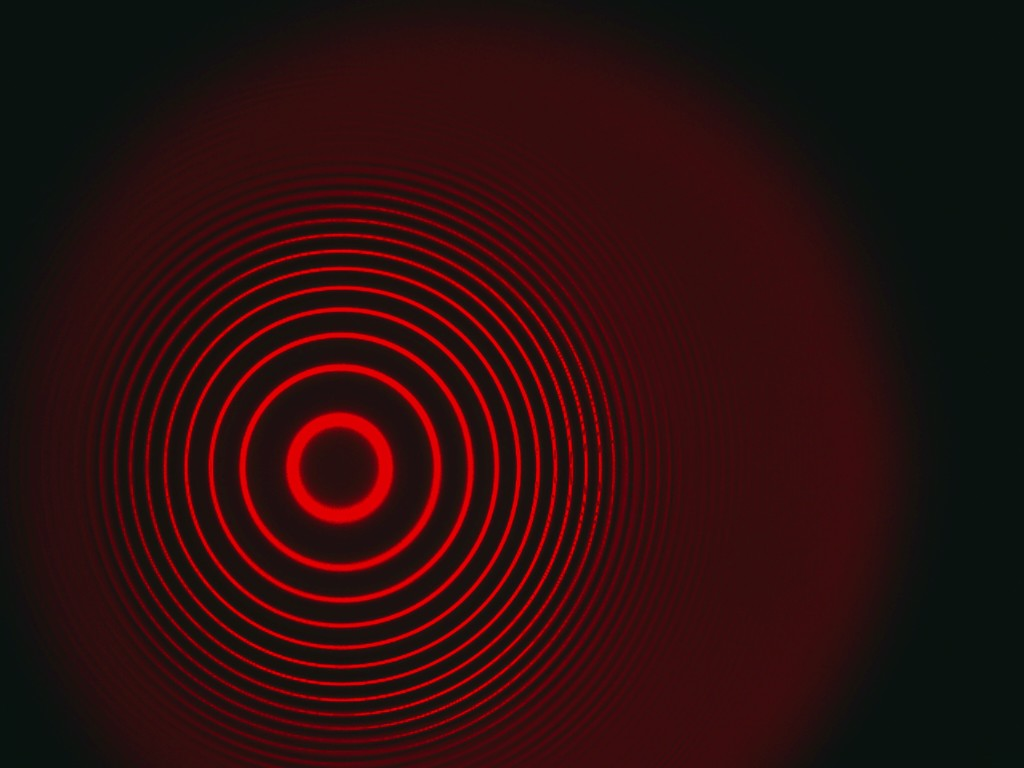
#> input picture 2/0,5.jpg, 1024 x 768 px
$ python final.py
#> lines starting #> are read from the running program, lines starting #| are printed output that depends on the picture; after the words box and inside, x2 and y2 are one past the last pixel; in counts of white or black regions, pixels touching at a corner belong together
#> in __init__, raw_img is the input picture: shape (768, 1024, 3); mean B, G, R 13.7, 14, 45
#> in __init__, `gray = raw_img[:,:,2]`:
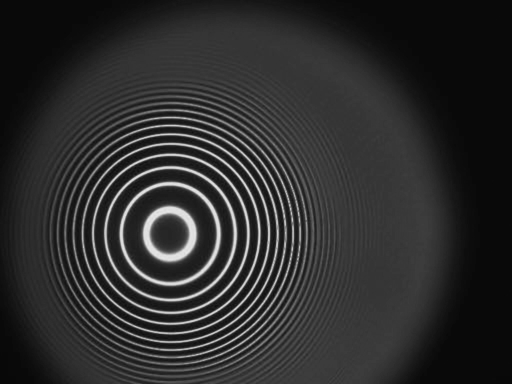
#> gray: shape (768, 1024) (shown at 1/2 size); min 7, max 234, mean 45
import cv2
import numpy as np
import matplotlib.pyplot as plt
from matplotlib.widgets import Button, RadioButtons, Slider
from scipy.signal import find_peaks, savgol_filter
from scipy.optimize import curve_fit
import os
from datetime import datetime

# =========================================================================
# 1. ФИЗИЧЕСКИЕ КОНСТАНТЫ
# =========================================================================
d = 4.0e-3        # Толщина эталона (м)
n_ref = 1.4567    # Показатель преломления
h = 6.62607e-34   # Постоянная Планка
c = 2.99792e8     # Скорость света
mu_B_theor = 9.274e-24

# Калибровка (А -> мТл)
CALIB_I =  [0.0, 0.5, 0.8, 1.0, 1.5, 2.0, 2.5, 3.0, 3.5, 4.0, 5.0]
CALIB_B_mT = [0.0, 40,  80,  100, 150, 200, 250, 301, 340, 392, 473]

script_dir = os.path.dirname(os.path.abspath(__file__))

def current_to_B(I):
    """Интерполяция тока в магнитное поле (Тл)"""
    return np.interp(I, CALIB_I, CALIB_B_mT) / 1000.0


# 2. АЛГОРИТМЫ ОБРАБОТКИ


def auto_contrast(img_gray):
    """CLAHE: Адаптивное выравнивание гистограммы"""
    clahe = cv2.createCLAHE(clipLimit=3.0, tileGridSize=(8,8))
    return clahe.apply(img_gray)

def find_center_smart(img_gray):
    """Поиск центра колец"""
    try:
        enhanced = auto_contrast(img_gray)
        blurred = cv2.GaussianBlur(enhanced, (11, 11), 0)
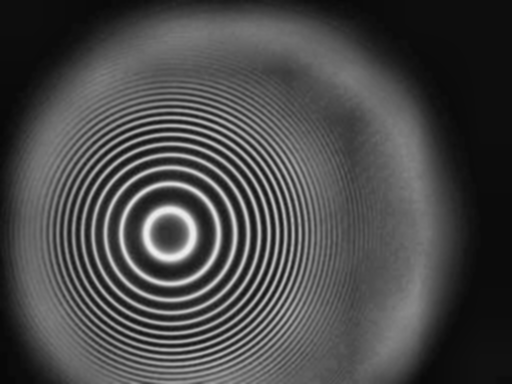
#> blurred: shape (768, 1024) (shown at 1/2 size); min 8, max 240, mean 72.9
        thresh = cv2.adaptiveThreshold(blurred, 255, cv2.ADAPTIVE_THRESH_GAUSSIAN_C,
                                       cv2.THRESH_BINARY, 51, 2)
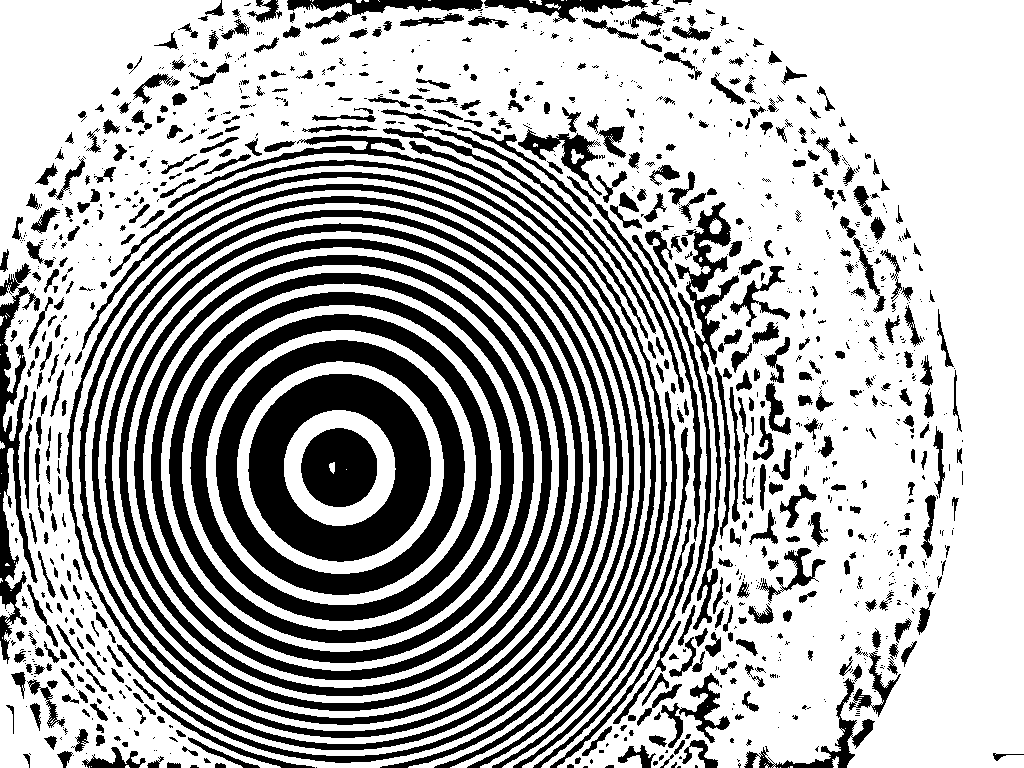
#> thresh: shape (768, 1024); 67.9% white; 1153 black regions (632 under 20 px)
        contours, _ = cv2.findContours(thresh, cv2.RETR_TREE, cv2.CHAIN_APPROX_SIMPLE)
#> contours = 2359 contours, 1750 with area under 20; largest, box (x1, y1, x2, y2) and area: (0, 0, 1024, 768) 743176, (65, 183, 624, 751) 247716, (72, 190, 617, 744) 236108, (78, 195, 611, 739) 226400, (85, 203, 604, 731) 214376

        cx_list, cy_list = [], []
        h, w = img_gray.shape

        for cnt in contours:
            if len(cnt) < 50: continue
            (x, y), r = cv2.minEnclosingCircle(cnt)
            if 40 < r < w/1.8:
                if abs(x - w/2) < w/4 and abs(y - h/2) < h/4:
                    cx_list.append(x); cy_list.append(y)
#> this loop made 2359 passes
#> cnt on passes 1 to 3: [[788, 767]], [[780, 767]], [[777, 767]]
#> after the loop, cx_list = 32 values, max 732.5 at index 0, min 338.8 at index 27, mean 417; cy_list = 32 values, max 467.5 at index 26, min 230 at index 30, mean 440

        if cx_list:
            return int(np.median(cx_list)), int(np.median(cy_list))
    except:
        pass
    return img_gray.shape[1]//2, img_gray.shape[0]//2

def get_profile(img, center):
    """Получение радиального профиля"""
    cX, cY = center
    Y, X = np.ogrid[:img.shape[0], :img.shape[1]]
    r_map = np.sqrt((X - cX)**2 + (Y - cY)**2)
    r_int = r_map.astype(int)
    max_r = int(np.max(r_int))

    tbin = np.bincount(r_int.ravel(), img.ravel(), minlength=max_r+1)
    nr = np.bincount(r_int.ravel(), minlength=max_r+1)

    profile = np.zeros_like(tbin, dtype=float)
    mask = nr > 0
    profile[mask] = tbin[mask] / nr[mask]
    return profile

def refine_peak(profile, idx):
    """Субпиксельное уточнение (парабола)"""
    if idx <= 0 or idx >= len(profile) - 1: return idx
    y1, y2, y3 = float(profile[idx-1]), float(profile[idx]), float(profile[idx+1])
    denom = y1 - 2*y2 + y3
    if denom == 0: return idx
    return idx + (y1 - y3) / (2*denom)


# ================================
# 3. GUI ПРИЛОЖЕНИЕ
# =================================
class LabApp:
    def __init__(self, file_list):
        self.data = []
        self.idx = 0
        self.mode = 'triplet'

        # --- Параметры ---
        self.prominence = 3.0
        self.smooth_window = 5
        self.min_width_px = 2.0
        self.max_width_px = 30.0

        # НОВЫЕ ПАРАМЕТРЫ (Ограничение радиуса)
        self.r_min_cutoff = 0
        self.r_max_cutoff = 500 # Дефолтное значение,

        print("--- ЗАГРУЗКА ФАЙЛОВ ---")
        for name, I_val in file_list:
            path = os.path.join(script_dir, name)
            if not os.path.exists(path):
                print(f"Файл не найден: {name}")
                continue
            raw_img = cv2.imread(path)
            if raw_img is None: continue
            gray = raw_img[:,:,2]
            processed_img = auto_contrast(gray)
            center = find_center_smart(gray)
#> center = (342, 466)

            # Обновим дефолтный макс радиус по размеру картинки
            diag = int(np.sqrt((gray.shape[0]/2)**2 + (gray.shape[1]/2)**2))
            if diag > self.r_max_cutoff: self.r_max_cutoff = diag

            self.data.append({
                'name': name, 'I': I_val, 'B': current_to_B(I_val),
                'img_raw': gray, 'img_proc': processed_img,
                'center': center, 'res': None
            })
            print(f"✅ OK: {name}")

        if not self.data: return

        # === GUI ===
        self.fig = plt.figure(figsize=(16, 10), facecolor='#f8f9fa')
        self.fig.canvas.manager.set_window_title('Лабораторная: Зееман + Фильтр радиуса')

        gs = self.fig.add_gridspec(3, 2, height_ratios=[1, 0.8, 0.45], hspace=0.4, wspace=0.2)

        self.ax_img = self.fig.add_subplot(gs[0, 0])
        self.ax_prof = self.fig.add_subplot(gs[0, 1])
        self.ax_table = self.fig.add_subplot(gs[1, 0])
        self.ax_final = self.fig.add_subplot(gs[1, 1])

        # Панель управления
        gs_ctrl = gs[2, :].subgridspec(1, 4, width_ratios=[0.5, 1.2, 0.8, 0.8], wspace=0.2)

        # 1. кнопки
        ax_radio = self.fig.add_subplot(gs_ctrl[0])
        ax_radio.set_facecolor('#f8f9fa')
        self.radio = RadioButtons(ax_radio, ('Триплет', 'Дублет'))
        self.radio.on_clicked(self.change_mode)
        for s in ax_radio.spines.values(): s.set_visible(False)
#> this loop made 4 passes

        # 2. Слайдеры
        ax_sliders_container = self.fig.add_subplot(gs_ctrl[1])
        ax_sliders_container.axis('off')


        sh = 0.10 # Высота
        gap = 0.04 # Отступ

        # Функция создания слайдера
        def make_slider(pos_idx, label, vmin, vmax, vinit):
            ax = ax_sliders_container.inset_axes([0, pos_idx*(sh+gap), 1, sh])
            return Slider(ax, label, vmin, vmax, valinit=vinit)

        self.sl_prom = make_slider(5, 'Порог (ампл)', 0.5, 50.0, 3.0)
        self.sl_smooth = make_slider(4, 'Сглаживание', 1, 21, 5)
        self.sl_min_w = make_slider(3, 'Мин. ширина дуп.', 1.0, 20.0, self.min_width_px)
        self.sl_max_w = make_slider(2, 'Макс. ширина дуп.', 5.0, 150.0, self.max_width_px)

        # Новые слайдеры радиуса
        self.sl_rmin = make_slider(1, 'R мин (px)', 0, 300, 0)
        self.sl_rmax = make_slider(0, 'R макс (px)', 100, self.r_max_cutoff, self.r_max_cutoff)

        for sl in [self.sl_prom, self.sl_smooth, self.sl_min_w, self.sl_max_w, self.sl_rmin, self.sl_rmax]:
            sl.on_changed(self.update_params)
#> this loop made 6 passes

        # 3. Сохранение
        ax_save = self.fig.add_subplot(gs_ctrl[2])
        ax_save.axis('off')
        btn_sv = ax_save.inset_axes([0.1, 0.4, 0.8, 0.3])
        self.btn_save = Button(btn_sv, 'Сохранить отчет', color='#d4edda')
        self.btn_save.on_clicked(self.save_report)

        # 4. Навигация
        gs_nav = gs_ctrl[3].subgridspec(2, 1, hspace=0.1)
        self.btn_prev = Button(self.fig.add_subplot(gs_nav[0]), '< Назад')
        self.btn_next = Button(self.fig.add_subplot(gs_nav[1]), 'Вперед >')
        self.btn_prev.on_clicked(self.prev_img)
        self.btn_next.on_clicked(self.next_img)

        self.fig.canvas.mpl_connect('button_press_event', self.on_click)

        self.recalc_all()
        self.update_view()
        plt.show()

    def recalc_all(self):
        for i in range(len(self.data)): self.process_frame(i)
#> this loop made 6 passes
#> pass 1, in get_profile, `r_map = np.sqrt((X - cX)**2 + (Y - cY)**2)`:
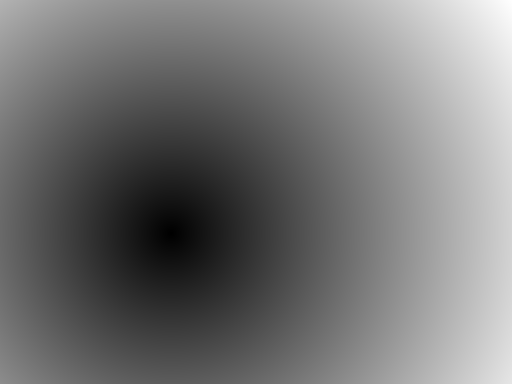
#> r_map: shape (768, 1024) float64 (shown at 1/2 size); min 0, max 825.2, mean 377.9; drawn with min black and max white

    def process_frame(self, i):
        d = self.data[i]
        raw_prof = get_profile(d['img_proc'], d['center'])

        # Сглаживание
        win_len = int(self.smooth_window)
        if win_len < 3: win_len = 3
        if win_len % 2 == 0: win_len += 1
        prof = savgol_filter(raw_prof, win_len, 2)

        # 1. Поиск пиков
        peaks_int, _ = find_peaks(prof, prominence=self.prominence, distance=2)

        # Фильтрация по радиусу ===
        # Оставляем только те пики, что внутри [r_min, r_max]
        if len(peaks_int) > 0:
            mask = (peaks_int >= self.r_min_cutoff) & (peaks_int <= self.r_max_cutoff)
            peaks_int = peaks_int[mask]

        # 2. Группировка
        valid_groups = []
        used_indices = set()
        comps = 3 if self.mode == 'triplet' else 2

        peaks_sorted = np.sort(peaks_int)

        for p_idx in range(len(peaks_sorted) - (comps - 1)):
            if p_idx in used_indices: continue

            candidate_group = [peaks_sorted[p_idx]]
            is_good_group = True
            current_idx = p_idx

            for k in range(comps - 1):
                next_peak_idx = current_idx + 1
                if next_peak_idx >= len(peaks_sorted):
                    is_good_group = False; break

                dist = peaks_sorted[next_peak_idx] - peaks_sorted[current_idx]
                if self.min_width_px <= dist <= self.max_width_px:
                    candidate_group.append(peaks_sorted[next_peak_idx])
                    current_idx = next_peak_idx
                else:
                    is_good_group = False; break

            if is_good_group:
                valid_groups.append(np.array(candidate_group))
                for j in range(comps): used_indices.add(p_idx + j)

        # 3. Расчет
        calc_data = []
        deltas, Deltas = [], []

        for k, group_int in enumerate(valid_groups):
            group_sub = np.array([refine_peak(prof, p) for p in group_int])
            r_sq = group_sub**2
            delta, Delta = 0, None

            if self.mode == 'triplet':
                delta = ((r_sq[1]-r_sq[0]) + (r_sq[2]-r_sq[1])) / 2.0
                if k < len(valid_groups) - 1:
                    next_group = np.array([refine_peak(prof, p) for p in valid_groups[k+1]])
                    Delta = next_group[1]**2 - r_sq[1]
            else:
                delta = (r_sq[1] - r_sq[0]) / 2.0
                if k < len(valid_groups) - 1:
                    next_group = np.array([refine_peak(prof, p) for p in valid_groups[k+1]])
                    Delta = np.mean(next_group**2) - np.mean(r_sq)

            valid_row = True
            if Delta is not None:
                if delta > Delta * 0.9: valid_row = False
                else: deltas.append(delta); Deltas.append(Delta)

            calc_data.append({
                'k': k+1, 'delta': delta, 'Delta': Delta,
                'valid': valid_row and (Delta is not None),
                'r_peaks': group_sub
            })

        ratio, ratio_err = None, None
        if deltas and Deltas:
            mean_d, mean_D = np.mean(deltas), np.mean(Deltas)
            if mean_d > 0 and mean_D > 0:
                sem_d = np.std(deltas, ddof=1)/np.sqrt(len(deltas)) if len(deltas)>1 else mean_d*0.05
                sem_D = np.std(Deltas, ddof=1)/np.sqrt(len(Deltas)) if len(Deltas)>1 else mean_D*0.05
                ratio = mean_d / mean_D
                ratio_err = ratio * np.sqrt((sem_d/mean_d)**2 + (sem_D/mean_D)**2)

        d['res'] = {'prof': prof, 'raw_prof': raw_prof, 'calc_data': calc_data,
                    'ratio': ratio, 'ratio_err': ratio_err}

    # [9 lines left out: function update_params, not called in this run]

    def update_view(self):
        d = self.data[self.idx]
        res = d['res']
        if res is None: return

        # --- КАРТИНКА ---
        self.ax_img.clear()
        self.ax_img.imshow(d['img_proc'], cmap='gray')
        self.ax_img.scatter(*d['center'], c='lime', marker='+', s=120)
        self.ax_img.set_title(f"Файл: {d['name']} (I={d['I']} A)", fontsize=11)
        self.ax_img.axis('off')

        # Рисуем круги отсечения на картинке для наглядности
        self.ax_img.add_patch(plt.Circle(d['center'], self.r_min_cutoff, color='red', fill=False, ls='--', alpha=0.5))
        self.ax_img.add_patch(plt.Circle(d['center'], self.r_max_cutoff, color='red', fill=False, ls='--', alpha=0.5))

        if res['calc_data']:
            for row in res['calc_data']:
                color = 'lime' if row['valid'] else 'red'
                for r in row['r_peaks']:
                    self.ax_img.add_patch(plt.Circle(d['center'], r, color=color, fill=False, lw=1))

        # --- ПРОФИЛЬ ---
        self.ax_prof.clear()
        self.ax_prof.plot(res['raw_prof'], color='#ccc', lw=1, alpha=0.5)
        self.ax_prof.plot(res['prof'], color='#2c3e50', lw=1.5)

        # Затемняем отсеченные зоны
        ymax = np.max(res['prof']) * 1.1
        self.ax_prof.fill_betweenx([0, ymax], 0, self.r_min_cutoff, color='red', alpha=0.1, label='Cutoff')
        self.ax_prof.fill_betweenx([0, ymax], self.r_max_cutoff, len(res['prof']), color='red', alpha=0.1)

        if res['calc_data']:
            for row in res['calc_data']:
                rs = row['r_peaks']
                y_h = np.max(res['prof'][rs.astype(int).clip(0, len(res['prof'])-1)])
                self.ax_prof.plot(rs, [y_h]*len(rs), color='blue' if row['valid'] else 'red', lw=2)
                mid_r = np.mean(rs)
                self.ax_prof.text(mid_r, y_h*1.02, f"δ={row['delta']:.0f}", color='blue', ha='center', fontsize=8, rotation=90)

        self.ax_prof.set_title("Профиль (Красным — исключенные зоны)")
        self.ax_prof.set_xlim(0, len(res['prof']))

        # --- ТАБЛИЦА ---
        self.ax_table.clear(); self.ax_table.axis('off')
        lines = [f"Параметры R: [{int(self.r_min_cutoff)} ... {int(self.r_max_cutoff)}] px"]
        lines.append("-" * 45)
        lines.append(f"{'№':<3}| {'r (px)':<12}| {'delta':<8}| {'Delta':<8}")
        lines.append("-" * 45)

        if res['calc_data']:
            for row in res['calc_data']:
                r_str = ",".join([f"{x:.0f}" for x in row['r_peaks']])
                d_val = f"{row['delta']:.0f}"
                D_val = f"{row['Delta']:.0f}" if row['Delta'] else "-"
                mark = " " if row['valid'] else "❌"
                lines.append(f"{row['k']:<3}| {r_str:<12}| {d_val:<8}| {D_val:<8} {mark}")
            if res['ratio']: lines.append(f"\nAVG ratio: {res['ratio']:.4f}")
        else: lines.append("Нет данных в выбранном диапазоне")
        self.ax_table.text(0.02, 0.98, "\n".join(lines), family='monospace', va='top', fontsize=9)

        # --- ГРАФИК ---
        self.draw_final_graph()
        self.fig.canvas.draw_idle()

    def draw_final_graph(self):
        self.ax_final.clear()
        Bs, Rs, Errs = [], [], []
        for item in self.data:
            if item['res'] and item['res']['ratio'] and item['B'] > 0.005:
                Bs.append(item['B']); Rs.append(item['res']['ratio']); Errs.append(item['res']['ratio_err'] or 0.01)

        self.ax_final.set_xlabel("B (Тл)"); self.ax_final.set_ylabel("delta / Delta")
        self.ax_final.grid(True, alpha=0.3)
        if len(Bs) > 1:
            def func(x, m): return m * x
            try: popt, pcov = curve_fit(func, Bs, Rs, sigma=Errs, absolute_sigma=True)
            except: popt, pcov = curve_fit(func, Bs, Rs)
            m = popt[0]
            mu_calc = m * (h * c) / (2 * d * n_ref)
            self.ax_final.errorbar(Bs, Rs, yerr=Errs, fmt='o', c='k', capsize=3)
            self.ax_final.plot(np.linspace(0, max(Bs)*1.1), func(np.linspace(0, max(Bs)*1.1), m), 'r--')
            self.ax_final.text(0.05, 0.95, f"$\\mu_B \\approx {mu_calc/((1e-24)*2):.2f} \\times 10^{{-24}}$",
                               transform=self.ax_final.transAxes, va='top', bbox=dict(facecolor='white', alpha=0.8))
            curr = self.data[self.idx]
            if curr['res'] and curr['res']['ratio']:
                self.ax_final.scatter([curr['B']], [curr['res']['ratio']], s=150, edgecolors='b', facecolors='none', lw=2)

    # [16 lines left out: functions save_report, on_click, not called in this run]
    def change_mode(self, label):
        self.mode = 'triplet' if 'Триплет' in label else 'doublet'
        self.recalc_all(); self.update_view()
    def next_img(self, event):
        self.idx = (self.idx + 1) % len(self.data); self.update_view()
    def prev_img(self, event):
        self.idx = (self.idx - 1) % len(self.data); self.update_view()

# =========================================================================
# 4. ЗАПУСК
# =========================================================================
if __name__ == "__main__":
    # --- СПИСОК ВАШИХ ФАЙЛОВ ---

    files_to_load = [
        ("0,5.jpg", 0.5),
        ("0,8.jpg", 0.8),
        ("1,1.jpg", 1.1),
        ("1,3.jpg", 1.3),
        ("1,5.jpg", 1.5),
        ("1,7.jpg", 1.7),
        ("1,9.jpg", 1.9),
        ("2,1.jpg", 2.1),
        ("2,3.jpg", 2.3),
        ("2,5.jpg", 2.5)
    ]

    app = LabApp(files_to_load)
#> in __init__, `plt.show()`:
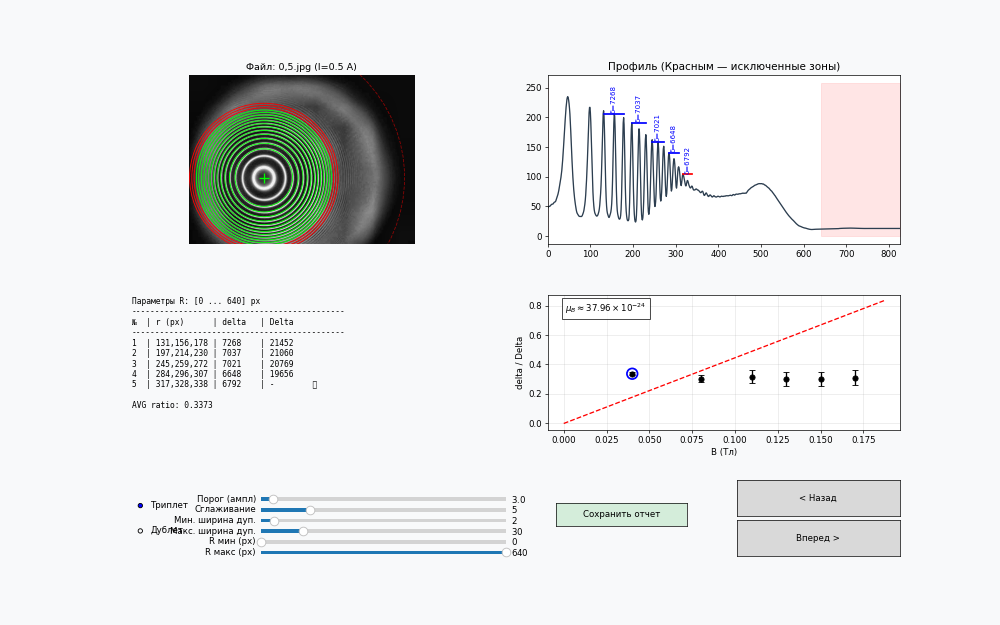
#> figure drawn by matplotlib, 4 panels; panel 2: curve peaks at x = 47, y = 234.9; panel 2: curve peaks at x = 47, y = 234.8
